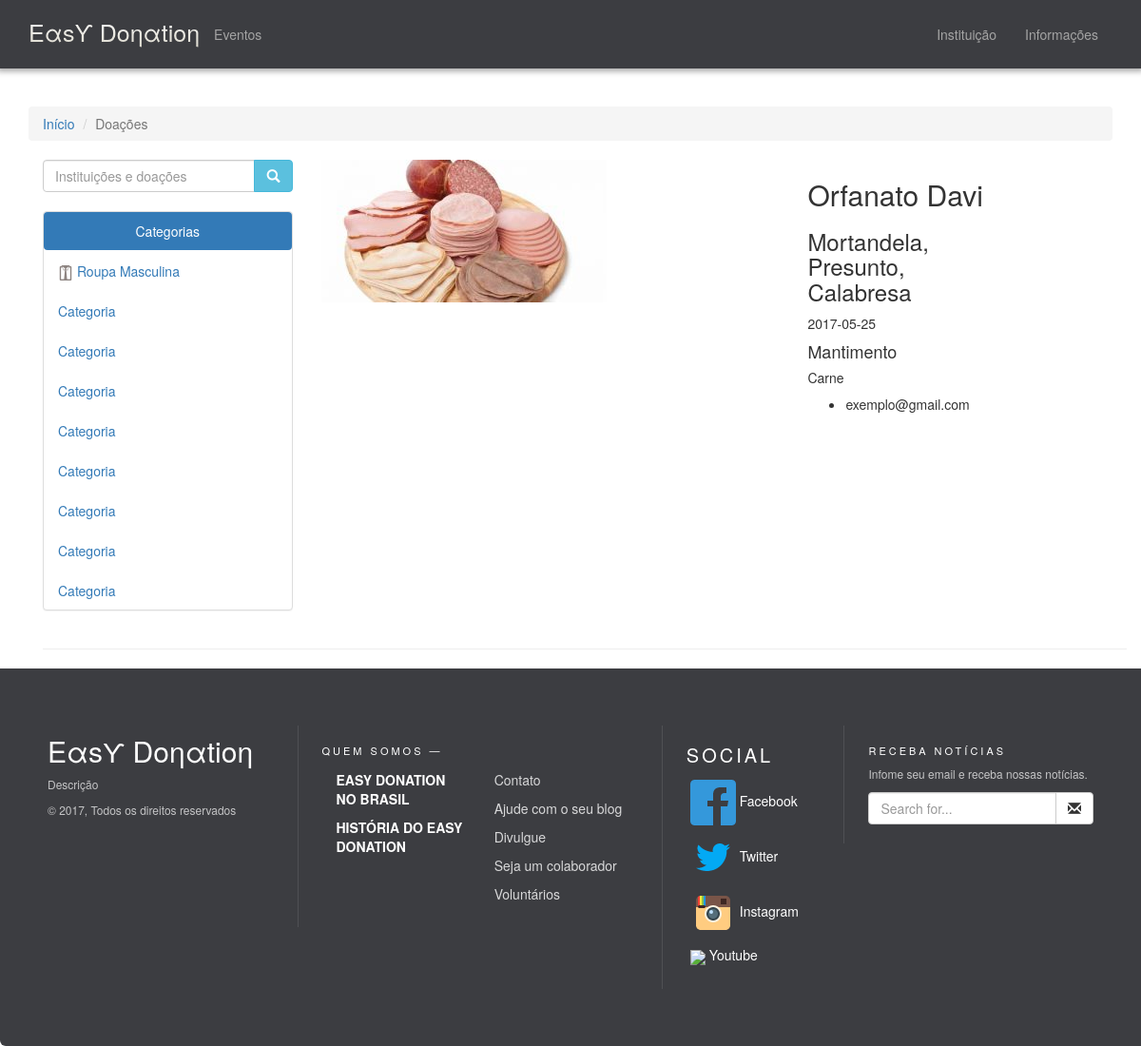
Screenshot of /produto.php?id=4 with the database file from the repository.
### tables this page shows
CREATE TABLE `easy_doacao` (
  `id` int(11) NOT NULL,
  `inst_CI` text NOT NULL,
  `id_cat` int(11) NOT NULL,
  `id_subcat` int(11) DEFAULT NULL,
  `img_padrao` text NOT NULL,
  `descricao` text,
  `quantidade` int(11) DEFAULT NULL,
  `data` date DEFAULT NULL
);

CREATE TABLE `easy_instituicao` (
  `inst_email` text NOT NULL,
  `inst_id` int(100) NOT NULL,
  `inst_nome` varchar(300) NOT NULL,
  `inst_password` text NOT NULL,
  `inst_CI` text NOT NULL,
  `inst_descricao` text NOT NULL,
  `inst_categoria` varchar(40) NOT NULL,
  `inst_rua` varchar(200) NOT NULL,
  `inst_numero` int(10) NOT NULL,
  `inst_estado` text NOT NULL,
  `inst_cidade` varchar(90) NOT NULL,
  `inst_bairro` text NOT NULL,
  `inst_telefone` int(15) NOT NULL
);

CREATE TABLE `easy_categoria` (
  `id` int(11) NOT NULL,
  `titulo_cat` varchar(45) NOT NULL
);

CREATE TABLE `easy_subcategoria` (
  `id` int(11) NOT NULL,
  `id_cat` int(11) NOT NULL,
  `titulo_sub` text NOT NULL
);

### produto.php (the view, shortened to what this page needs)
<!DOCTYPE html>
<html lang="pt-br">
<head>
    <link href="http://maxcdn.bootstrapcdn.com/bootstrap/3.3.0/css/bootstrap.min.css" rel="stylesheet">
    <link href="easydonation/css/navbar.css" rel="stylesheet">
    <link href="easydonation/css/footer.css" rel="stylesheet">
    <link href="easydonation/css/modern-business.css" rel="stylesheet">
    <link href="easydonation/css/font-awesome.min.css" rel="stylesheet" type="text/css">
</head>
<body>
<nav class="navbar navbar-default">
    <div class="container">
        <div class="navbar-header">
            <a class="degrader" href="index.php">&Epsilon;&alpha;s&upsih; Do&eta;&alpha;tio&eta;</a>
        </div>
        <div id="navbar" class=" navbar-collapse collapse" >
            <ul class="nav navbar-nav">
                <li><a href="postagem.php">Eventos</a></li>
            </ul>
            <ul class="nav navbar-nav navbar-right">
                <li><a href="login.html">Instituição</a></li>
                <li><a href="informacao/contato.html">Informações</a></li>
            </ul>
        </div>
    </div>
</nav>
<div class="container">
    <div class="row">
        <div class="col-lg-12">
            <br>
            <ol class="breadcrumb ">
                <li><a href="index.php">Início</a>
                </li>
                <li class="active">Doações</li>
            </ol>
        </div>
    </div>
    <div class="container">
        <div class="row">
            <div class="col-md-3">
                <div class="input-group">
                    <input type="text" class="form-control" placeholder="Instituições e doações">
                            <span class="input-group-btn">
                                <button class="btn btn-info btn" type="button"><i class="glyphicon glyphicon-search"></i></button>
                            </span>
                </div>
                <br>
                <div class="panel panel-default">
                    <ul class="nav nav-pills nav-stacked">
                        <li class="active al text-center"><a>Categorias</a></li>
                        <li><a href="roupas-calcados.php"><img src="easydonation/img/icons/camisa.png">  Roupa Masculina</a></li>
                        <li><a href="#"><i class="#"></i>Categoria</a></li>
                        <li><a href="#"><i class="#"></i>Categoria</a></li>
                        <li><a href="#"><i class="#"></i>Categoria</a></li>
                        <li><a href="#"><i class="#"></i>Categoria</a></li>
                        <li><a href="#"><i class="#"></i>Categoria</a></li>
                        <li><a href="#"><i class="#"></i>Categoria</a></li>
                        <li><a href="#"><i class="#"></i>Categoria</a></li>
                        <li><a href="#"><i class="#"></i>Categoria</a></li>
                    </ul>
                </div>
            </div>
            <?php
                    include './_inst/Acesso_BD/conection_data_base.php';
                    $id = $_GET['id'];
                    $sql_list = "SELECT * FROM easy_doacao WHERE id = " . $id . "";
                    $execute = $conn->query($sql_list) or die($conn->error);
                    $produto = $execute->fetch(PDO::FETCH_ASSOC);
                    $num = $execute->rowCount();
                    $id_inst = $produto['inst_CI'];
                    $sql2 = "SELECT inst_email, inst_nome FROM easy_instituicao WHERE  inst_CI='$id_inst'";
                    $pqs2 = $conn->query($sql2);
                    $pqs2->execute();
                    while ($roow = $pqs2->fetch()) {
                        $nome_inst = $roow['inst_nome'];
                        $email_inst = $roow['inst_email'];
                    }
                    if ($num > 0) {
                    $id_cat = $produto['id_cat'];
                    $sql = "SELECT titulo_cat FROM easy_categoria WHERE id = $id_cat";
                    $pqs = $conn->query($sql);
                    $pqs->execute();
                    while ($roow = $pqs->fetch()) {
                        $nome_cat = $roow['titulo_cat'];
                    }
                    $id_sub = $produto['id_subcat'];
                    $sql = "SELECT titulo_sub FROM easy_subcategoria WHERE id = $id_sub";
                    $pqs = $conn->query($sql);
                    $pqs->execute();
                    while ($rooow = $pqs->fetch()) {
                        $nome_sub = $rooow['titulo_sub'];
                    }
                        do {
                            $i_get = "./_doacao/crud/fotos/" . $produto['img_padrao'];
                            echo '
                                <div class="col-md-9 ">
                <div class="row">
                    <div class="col-md-7">
                        <img class="img-responsive" src="'.$i_get.'" alt="">
                    </div>
                    <div class="col-md-3">
                        <h2>'.$nome_inst.'</h2>
                        <h3>'.$produto['descricao'].'</h3>
                        <p>'.$produto['data'].'</p>
                        <h4>'.$nome_cat.'</h4>
                        <h5>'.$nome_sub.'</h5>
                        <ul>
                            <li>'.$email_inst.'</li>
                        </ul>
                    </div>
                </div>
            </div>';
                        } while ($produto = $execute->fetch(PDO::FETCH_ASSOC));
                    }
                    ?>
        </div>
    </div>
    <div class="container">
        <hr>
    </div>
</div>
<footer class="footer-bs">
    <div class="row">
        <div class="col-md-3 footer-brand animated fadeInLeft">
            <h2>&Epsilon;&alpha;s&upsih; Do&eta;&alpha;tio&eta;</h2>
            <p>Descrição</p>
            <p>© 2017, Todos os direitos reservados</p>
        </div>
        <div class="col-md-4 footer-nav animated fadeInUp">
            <h4>Quem somos &#8212;</h4>
            <div class="col-md-6">
                <ul class="pages">
                    <li><a href="#">Easy Donation no Brasil</a></li>
                    <li><a href="#">História do Easy Donation</a></li>
                </ul>
            </div>
            <div class="col-md-6">
                <ul class="list">
                    <li><a href="contato.php">Contato</a></li>
                    <li><a href="#">Ajude com o seu blog</a></li>
                    <li><a href="#">Divulgue</a></li>
                    <li><a href="#">Seja um colaborador</a></li>
                    <li><a href="#">Voluntários</a></li>
                </ul>
            </div>
        </div>
        <div class="col-md-2 footer-social animated fadeInDown">
            <h4>Social</h4>
            <ul>
                <li><a href="#"><img src="easydonation/img/icons/Facebook.png"> Facebook</a></li>
                <li><a href="#"><img src="easydonation/img/icons/Twitter.png"> Twitter</a></li>
                <li><a href="#"><img src="easydonation/img/icons/instagran.png"> Instagram</a></li>
                <li><a href="#"><img src="easydonation/img/icons/YouTube.png"> Youtube</a></li>
            </ul>
        </div>
        <div class="col-md-3 footer-ns animated fadeInRight">
            <h4>Receba notícias</h4>
            <p>Infome seu email e receba nossas notícias.</p>
            <p>
            <div class="input-group">
                <input type="text" class="form-control" placeholder="Search for...">
                      <span class="input-group-btn">
                        <button class="btn btn-default" type="button"><span class="glyphicon glyphicon-envelope"></span></button>
                      </span>
            </div>
            </p>
        </div>
    </div>
</footer>
</body>
</html>

### easydonation/css/navbar.css (style rules this page uses)
.navbar { background-color: #3c3d41 !important; border-color: transparent; border-radius: 0%; box-shadow: 0 0 6px 3px rgba(0,0,0,.35); }
.navbar-default .navbar-nav>li>a { padding-top: 25px; padding-bottom: 25px; min-height: 69px; color: #A4A4A4; }
.navbar-default .navbar-collapse, .navbar-default .navbar-form { border-color: transparent; }
a.degrader { background-image: -webkit-gradient( linear, left top, left bottom, from(rgba(255, 255, 255, 1)), to(rgba(220, 217, 205, 1.6)) ); -webkit-background-clip: text; -webkit-text-fill-color: transparent; font-size:25px; }
.navbar-header { margin-top: 15px; }

### easydonation/css/footer.css (style rules this page uses)
.footer-bs { margin:0; padding:0; }
.footer-bs { background-color: #3c3d41; padding: 60px 40px; color: rgba(255,255,255,1.00); margin-bottom: 0px; border-bottom-right-radius: 0px; border-top-left-radius: 0px; border-bottom-left-radius: 6px; }
.footer-bs .footer-brand, .footer-bs .footer-nav, .footer-bs .footer-social, .footer-bs .footer-ns { padding:10px 25px; }
.footer-bs .footer-nav, .footer-bs .footer-social, .footer-bs .footer-ns { border-color: transparent; }
.footer-bs .footer-brand h2 { margin:0px 0px 10px; }
.footer-bs .footer-brand p { font-size:12px; color:rgba(255,255,255,0.70); }
.footer-bs .footer-nav ul.pages { list-style:none; padding:0px; }
.footer-bs .footer-nav ul.pages li { padding:5px 0px; }
.footer-bs .footer-nav ul.pages a { color:rgba(255,255,255,1.00); font-weight:bold; text-transform:uppercase; }
.footer-bs .footer-nav h4 { font-size: 11px; text-transform: uppercase; letter-spacing: 3px; margin-bottom:10px; }
.footer-bs .footer-nav ul.list { list-style:none; padding:0px; }
.footer-bs .footer-nav ul.list li { padding:5px 0px; }
.footer-bs .footer-nav ul.list a { color:rgba(255,255,255,0.80); }
.footer-bs .footer-social ul { list-style:none; padding:0px; }
.footer-bs .footer-social h4 { font-size: 20px; text-transform: uppercase; letter-spacing: 3px; }
.footer-bs .footer-social li { padding:5px 4px; }
.footer-bs .footer-social a { color:rgba(255,255,255,1.00); }
.footer-bs .footer-ns h4 { font-size: 11px; text-transform: uppercase; letter-spacing: 3px; margin-bottom:10px; }
.footer-bs .footer-ns p { font-size:12px; color:rgba(255,255,255,0.70); }
@media (min-width: 768px) { .footer-bs .footer-nav, .footer-bs .footer-social, .footer-bs .footer-ns { border-left:solid 1px rgba(255,255,255,0.10); } }

### easydonation/css/modern-business.css (style rules this page uses)
html, body { height: 100%; }
body { padding-top: 0px; }
footer { margin: 50px 0; }

### rows the page displays
easy_doacao: img_padrao (picture), descricao "Mortandela, Presunto, Calabresa", data "2017-05-25"
easy_instituicao: inst_nome "Orfanato Davi", inst_email "exemplo@gmail.com"
easy_categoria: titulo_cat "Mantimento"
easy_subcategoria: titulo_sub "Carne"
